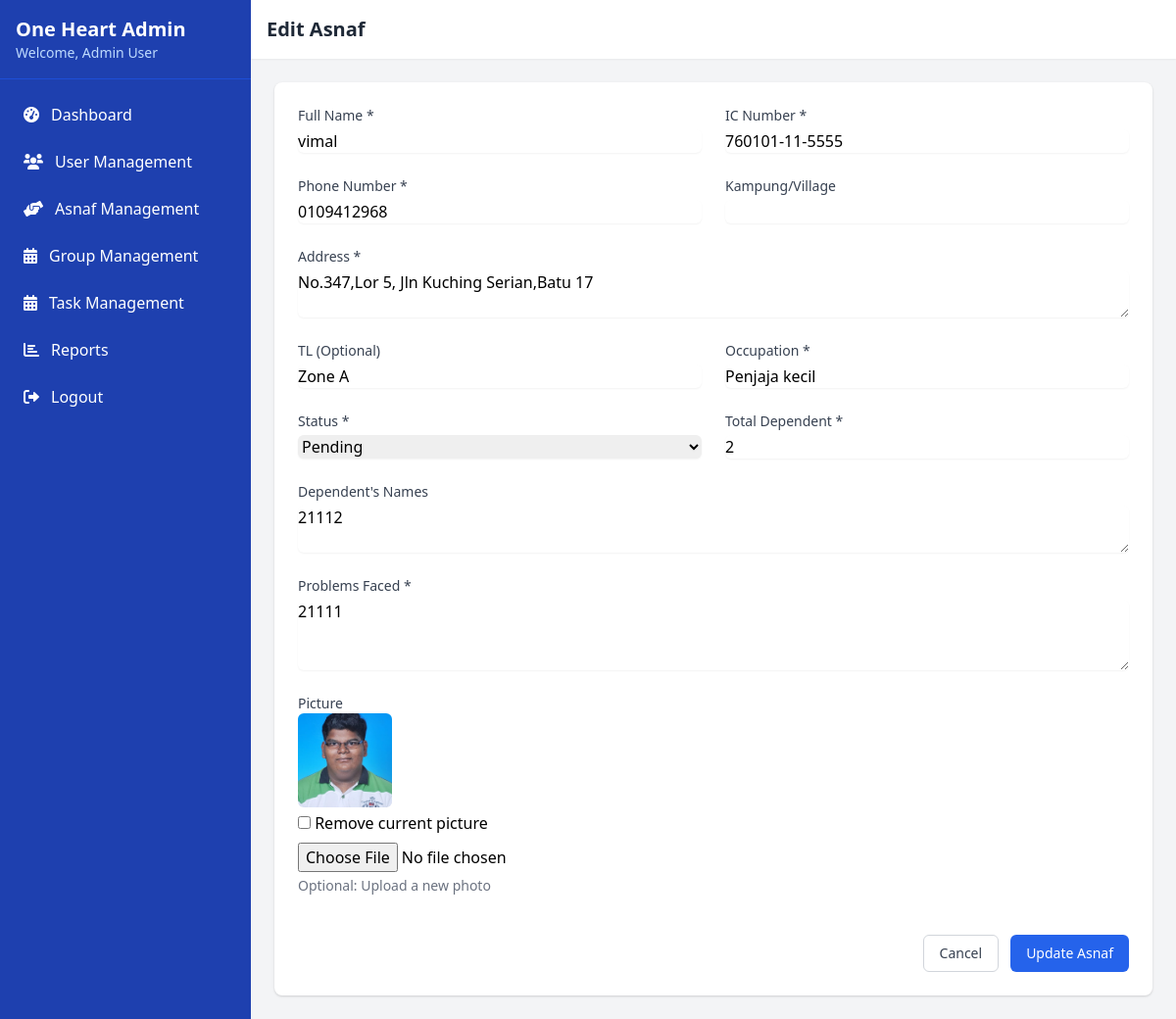
/admin_edit_asnaf.php?id=9 (signed in), run on the app's committed database.
### tables this page shows
CREATE TABLE asnaf (
    id INT AUTO_INCREMENT PRIMARY KEY,
    name VARCHAR(100) NOT NULL,
    ic VARCHAR(20) NOT NULL,
    phone VARCHAR(20) NOT NULL,
    address TEXT NOT NULL,
    kampung VARCHAR(100) NOT NULL,
    tl VARCHAR(100),
    occupation VARCHAR(100),
    status ENUM('pending', 'verified', 'assisted') NOT NULL DEFAULT 'pending',
    total_dependent INT DEFAULT 0,
    dependent_names TEXT,
    problems TEXT,
    picture VARCHAR(255),
    user_id INT,
    created_at TIMESTAMP DEFAULT CURRENT_TIMESTAMP,
    updated_at TIMESTAMP DEFAULT CURRENT_TIMESTAMP ON UPDATE CURRENT_TIMESTAMP,
    FOREIGN KEY (user_id) REFERENCES users(id)
);

### admin_edit_asnaf.php (the view, shortened to what this page needs)
<?php
require_once 'config/database.php';
$asnaf_id = $_GET['id'];
$stmt = $conn->prepare("SELECT * FROM asnaf WHERE id = ?");
$stmt->bind_param("i", $asnaf_id);
$stmt->execute();
$result = $stmt->get_result();
$asnaf = $result->fetch_assoc();
?>
<!DOCTYPE html>
<html lang="en">
<head>
    <link href="https://cdn.jsdelivr.net/npm/tailwindcss@2.2.19/dist/tailwind.min.css" rel="stylesheet">
    <link rel="stylesheet" href="https://cdnjs.cloudflare.com/ajax/libs/font-awesome/6.0.0/css/all.min.css">
</head>
<body class="bg-gray-100">
    <div class="flex">
        <?php include 'admin_sidebar.php'; ?>
        <div class="flex-1 ml-64">
            <header class="bg-white shadow-sm p-4">
                <h2 class="text-xl font-semibold text-gray-800">Edit Asnaf</h2>
            </header>
            <main class="p-6">
                <div class="bg-white rounded-lg shadow overflow-hidden">
                    <form method="POST" enctype="multipart/form-data" class="p-6 space-y-6">
                        <div class="grid grid-cols-1 gap-6 sm:grid-cols-2">
                            <div>
                                <label class="block text-sm font-medium text-gray-700">Full Name *</label>
                                <input type="text" name="name" required value="<?= htmlspecialchars($asnaf['name']) ?>" class="mt-1 block w-full rounded-md border-gray-300 shadow-sm focus:border-blue-500 focus:ring-blue-500">
                            </div>
                            <div>
                                <label class="block text-sm font-medium text-gray-700">IC Number *</label>
                                <input type="text" name="ic" required value="<?= htmlspecialchars($asnaf['ic']) ?>" class="mt-1 block w-full rounded-md border-gray-300 shadow-sm focus:border-blue-500 focus:ring-blue-500">
                            </div>
                            <div>
                                <label class="block text-sm font-medium text-gray-700">Phone Number *</label>
                                <input type="tel" name="phone" required value="<?= htmlspecialchars($asnaf['phone']) ?>" class="mt-1 block w-full rounded-md border-gray-300 shadow-sm focus:border-blue-500 focus:ring-blue-500">
                            </div>
                            <div>
                                <label class="block text-sm font-medium text-gray-700">Kampung/Village</label>
                                <input type="text" name="kampung" value="<?= htmlspecialchars($asnaf['kampung']) ?>" class="mt-1 block w-full rounded-md border-gray-300 shadow-sm focus:border-blue-500 focus:ring-blue-500">
                            </div>
                            <div class="sm:col-span-2">
                                <label class="block text-sm font-medium text-gray-700">Address *</label>
                                <textarea name="address" required rows="2" class="mt-1 block w-full rounded-md border-gray-300 shadow-sm focus:border-blue-500 focus:ring-blue-500"><?= htmlspecialchars($asnaf['address']) ?></textarea>
                            </div>
                            <div>
                                <label class="block text-sm font-medium text-gray-700">TL (Optional)</label>
                                <input type="text" name="tl" value="<?= htmlspecialchars($asnaf['tl']) ?>" class="mt-1 block w-full rounded-md border-gray-300 shadow-sm focus:border-blue-500 focus:ring-blue-500">
                            </div>
                            <div>
                                <label class="block text-sm font-medium text-gray-700">Occupation *</label>
                                <input type="text" name="occupation" required value="<?= htmlspecialchars($asnaf['occupation']) ?>" class="mt-1 block w-full rounded-md border-gray-300 shadow-sm focus:border-blue-500 focus:ring-blue-500">
                            </div>
                            <div>
                                <label class="block text-sm font-medium text-gray-700">Status *</label>
                                <select name="status" required class="mt-1 block w-full rounded-md border-gray-300 shadow-sm focus:border-blue-500 focus:ring-blue-500">
                                    <option value="pending" <?= $asnaf['status'] == 'pending' ? 'selected' : '' ?>>Pending</option>
                                </select>
                            </div>
                            <div>
                                <label class="block text-sm font-medium text-gray-700">Total Dependent *</label>
                                <input type="number" name="total_dependent" required min="0" value="<?= htmlspecialchars($asnaf['total_dependent']) ?>" class="mt-1 block w-full rounded-md border-gray-300 shadow-sm focus:border-blue-500 focus:ring-blue-500">
                            </div>
                            <div class="sm:col-span-2">
                                <label class="block text-sm font-medium text-gray-700">Dependent's Names</label>
                                <textarea name="dependent_names" rows="2" class="mt-1 block w-full rounded-md border-gray-300 shadow-sm focus:border-blue-500 focus:ring-blue-500"><?= htmlspecialchars($asnaf['dependent_names']) ?></textarea>
                            </div>
                            <div class="sm:col-span-2">
                                <label class="block text-sm font-medium text-gray-700">Problems Faced *</label>
                                <textarea name="problems" required rows="3" class="mt-1 block w-full rounded-md border-gray-300 shadow-sm focus:border-blue-500 focus:ring-blue-500"><?= htmlspecialchars($asnaf['problems']) ?></textarea>
                            </div>
                            <div class="sm:col-span-2">
                                <label class="block text-sm font-medium text-gray-700">Picture</label>
                                <?php if (!empty($asnaf['picture']) && file_exists($asnaf['picture'])): ?>
                                    <div class="mb-2">
                                        <img src="<?= htmlspecialchars($asnaf['picture']) ?>" alt="Current Picture" class="h-24 w-24 object-cover rounded-md">
                                        <label class="block mt-1">
                                            <input type="checkbox" name="remove_picture" value="1"> Remove current picture
                                        </label>
                                    </div>
                                <?php endif; ?>
                                <input type="file" name="picture" accept="image/*" class="mt-1 block w-full">
                                <p class="mt-1 text-sm text-gray-500">Optional: Upload a new photo</p>
                            </div>
                        </div>
                        <div class="flex justify-end space-x-3 pt-4">
                            <a href="admin_asnaf.php" class="rounded-md border border-gray-300 px-4 py-2 text-sm font-medium text-gray-700 hover:bg-gray-50">Cancel</a>
                            <button type="submit" class="rounded-md bg-blue-600 px-4 py-2 text-sm font-medium text-white hover:bg-blue-700">Update Asnaf</button>
                        </div>
                    </form>
                </div>
            </main>
        </div>
    </div>
</body>
</html>

### data on the page
asnaf: name "vimal", ic "760101-11-5555", phone "0109412968", address "No.347,Lor 5, Jln Kuching Serian,Batu 17", tl "Zone A", occupation "Penjaja kecil", status "Pending", total_dependent "2", dependent_names "21112", problems "21111", picture (picture)

### other printed values
$_SESSION['user_name'] "Admin User"
